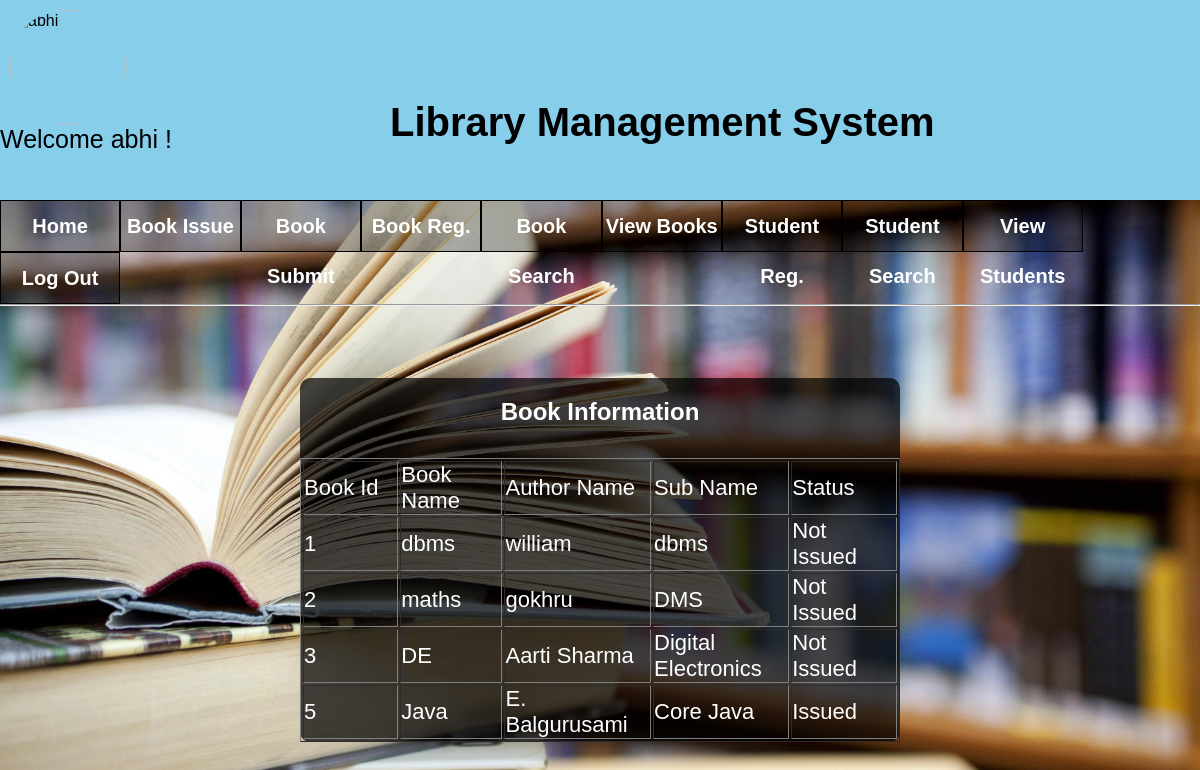
Screenshot of /bdisp.php (signed in) with the database file from the repository.
### tables this page shows
CREATE TABLE `book` (
  `bid` int(11) NOT NULL,
  `bname` varchar(20) NOT NULL,
  `bauthor` varchar(20) NOT NULL,
  `bsub` varchar(20) NOT NULL,
  `bstatus` varchar(15) NOT NULL
);

### bdisp.php (the view, shortened to what this page needs)
<?php
include "header.php";
include "connect.php";
echo "<link href= 'css/bstyle.css' rel='stylesheet' type='text/css'>";
$q= "select * from book";
$rs = mysqli_query($conn,$q);
echo "<div class='box'>";
echo "<center>";
echo "<h2>Book Information</h2>";
echo "<table border=1 cellpadding=10>";
echo "<tr class='l'><td>Book Id<td>Book Name<td>Author Name<td>Sub Name<td>Status</tr>";
while($r=mysqli_fetch_array($rs))
{
	echo "<tr class='l'>";
	echo "<td>".$r[0];
	echo "<td>".$r[1];
	echo "<td>".$r[2];
	echo "<td>".$r[3];
	echo "<td>".$r[4];
	echo "</tr>";
}
echo "</table>";
echo "</center>";
echo "</div>";
?>

### css/headerstyle.css (style rules this page uses)
* { margin:0px; padding:0px; font-family:sans-serif; }

### css/bstyle.css (style rules this page uses)
body { background-image:url('../cimg/img15.jpg'); background-repeat:no-repeat; height:100%; margin:0px; padding:0px; background-size:cover; background-position:center; }
.box { position:absolute; top:70%; left:50%; transform:translate(-50%,-50%); background:rgba(0,0,0,0.7); border-radius:10px; }
.box table tr { height:50px; }
.box h2 { color:white; height:60px; text-align:center; margin-top:20px; }
.l { color:white; font-size:22px; }

### bdisp.php (style rules this page uses)
.box table td { width:200px; }

### rows the page displays
book: bid "1", bname "dbms", bauthor "william", bsub "dbms", bstatus "Not Issued"
book: bid "2", bname "maths", bauthor "gokhru", bsub "DMS", bstatus "Not Issued"
book: bid "3", bname "DE", bauthor "Aarti Sharma", bsub "Digital Electronics", bstatus "Not Issued"
book: bid "5", bname "Java", bauthor "E. Balgurusami", bsub "Core Java", bstatus "Issued"

### other values shown
$name "abhi"
